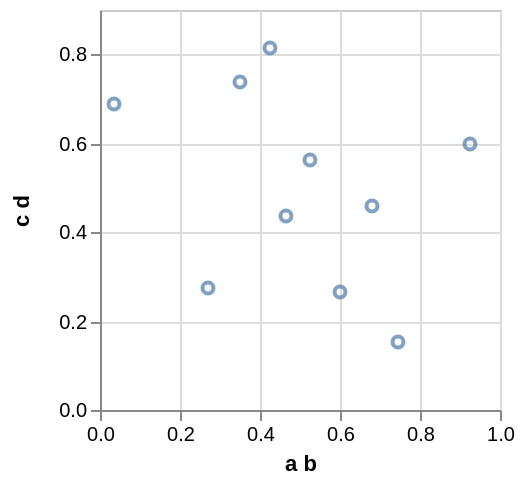

Write the Vega-Lite specification saved for this chart.
### Vega specification from a JSON file in a GitHub repository (floating-point values rounded to 4 significant figures)
{"$schema": "https://vega.github.io/schema/vega/v3.0.json", "autosize": "pad", "padding": 5, "style": "cell", "data": [{"name": "source_0", "values": [{"a b": 0.9229, "c d": 0.5983}, {"a b": 0.682, "c d": 0.46}, {"a b": 0.03553, "c d": 0.6864}, {"a b": 0.3491, "c d": 0.7368}, {"a b": 0.4248, "c d": 0.813}, {"a b": 0.5239, "c d": 0.5616}, {"a b": 0.4668, "c d": 0.4366}, {"a b": 0.2692, "c d": 0.2747}, {"a b": 0.601, "c d": 0.2649}, {"a b": 0.7458, "c d": 0.1544}]}, {"name": "data_0", "source": "source_0", "transform": [{"type": "formula", "expr": "toNumber(datum[\"a b\"])", "as": "a b"}, {"type": "formula", "expr": "toNumber(datum[\"c d\"])", "as": "c d"}, {"type": "filter", "expr": "datum[\"a b\"] !== null && !isNaN(datum[\"a b\"]) && datum[\"c d\"] !== null && !isNaN(datum[\"c d\"])"}]}], "signals": [{"name": "width", "update": "200"}, {"name": "height", "update": "200"}], "marks": [{"name": "marks", "type": "symbol", "role": "point", "style": ["point"], "from": {"data": "data_0"}, "encode": {"update": {"x": {"scale": "x", "field": "a b"}, "y": {"scale": "y", "field": "c d"}, "stroke": {"value": "#4c78a8"}, "fill": {"value": "transparent"}, "opacity": {"value": 0.7}}}}], "scales": [{"name": "x", "type": "linear", "domain": {"data": "data_0", "field": "a b"}, "range": [0, {"signal": "width"}], "round": true, "nice": true, "zero": true}, {"name": "y", "type": "linear", "domain": {"data": "data_0", "field": "c d"}, "range": [{"signal": "height"}, 0], "round": true, "nice": true, "zero": true}], "axes": [{"scale": "x", "labelOverlap": true, "orient": "bottom", "tickCount": {"signal": "ceil(width/40)"}, "title": "a b", "zindex": 1}, {"scale": "x", "domain": false, "grid": true, "labels": false, "maxExtent": 0, "minExtent": 0, "orient": "bottom", "tickCount": {"signal": "ceil(width/40)"}, "ticks": false, "zindex": 0, "gridScale": "y"}, {"scale": "y", "labelOverlap": true, "orient": "left", "tickCount": {"signal": "ceil(height/40)"}, "title": "c d", "zindex": 1}, {"scale": "y", "domain": false, "grid": true, "labels": false, "maxExtent": 0, "minExtent": 0, "orient": "left", "tickCount": {"signal": "ceil(height/40)"}, "ticks": false, "zindex": 0, "gridScale": "x"}], "config": {"axis": {"domainColor": "#888", "tickColor": "#888"}, "axisY": {"minExtent": 30}, "style": {"cell": {"fill": "transparent", "stroke": "#ccc"}}}}
